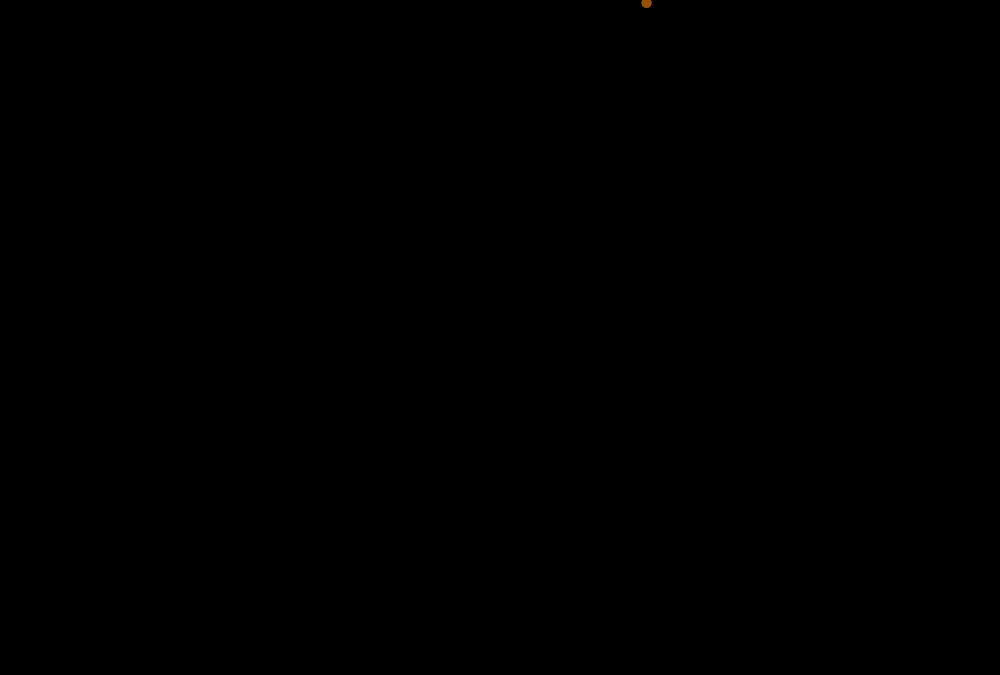
Frame 1 (no input)
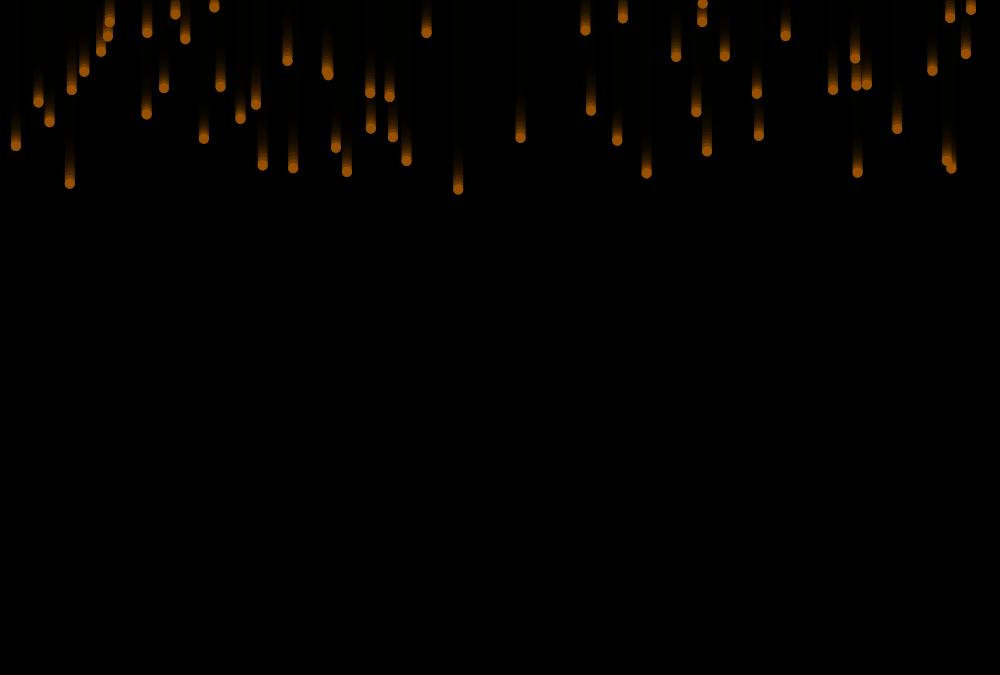
Frame 60 (the mouse pressed at the canvas centre just before this capture)
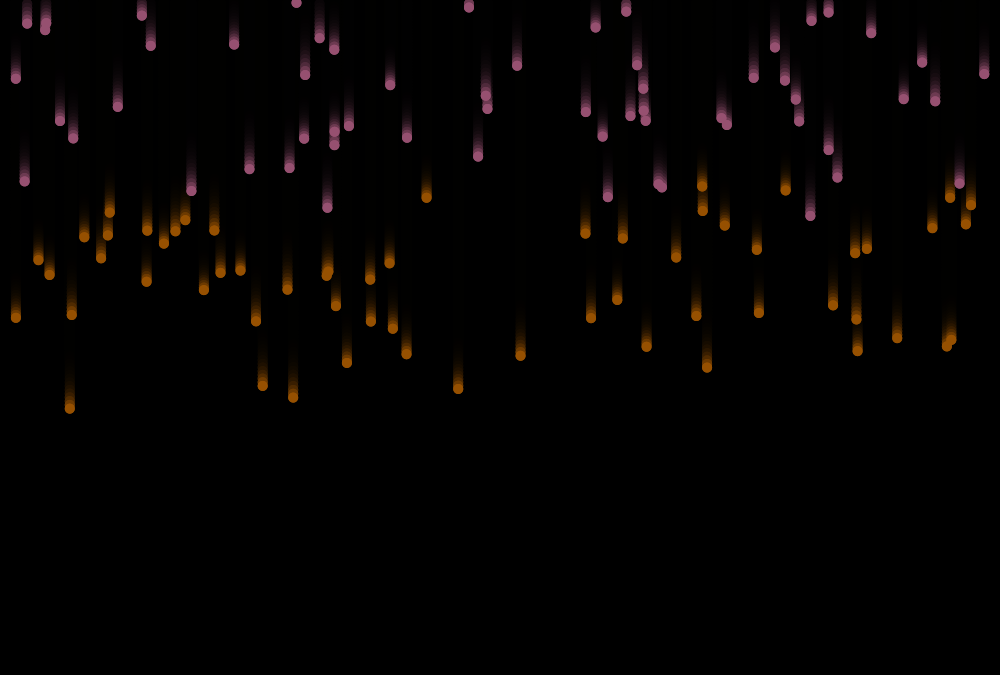
Frame 120 (the mouse held since frame 60 and released just before this capture)

The Processing sketch that drew these frames (run headless with seeded random() and noise(); from frame 60 on, the mouse is pressed at the canvas centre):

// Processing sketch: sketch_161024dHWRain
// ── sketch_161024dHWRain.pde
//<> by Linne S. Huang
//Loop Reference: Daniel Shiffman

Rain[] rain = new Rain[1000];

// A: "the array of the float of rainXPositions"
// float[] rainXPositions = new float[numParticles]

int totalRain = 0;
float rainTail = 0;

void setup() {
  size(1000,675);
  smooth();
  background(0);
  noStroke();
}

void draw() {
  // "draw" the range of rain
  
  //make the rain back to little balls
  //background(0);
  
  rectMode(CENTER);
  fill(0, 0, 0, 70); // the opacity applies to rain-tails
  rect(width / 2, height / 2, width, height);

  rain[totalRain] = new Rain();
  totalRain++ ;

  if (totalRain >= rain.length) {
    totalRain = 0; //Start over
  }

  for (int i = 0; i < totalRain; i++ ) { 
    rain[i].drop();
    rain[i].display();
  }

}

//// make short rain or long rain
//void keyPressed()
//  {
//    if (keyCode == UP) {
//      k += 3;
//    } else if (keyCode == DOWN) {
//      k -= 3f;
//    }
//  }

// define class
class Rain { 
  float RainX, RainY;
  float RainRadius;
  float RainSpeed;
  color RainColor;

  // Parameters for rain
  Rain () {
    RainRadius = 10; // mini rain
    RainX = random(width); // anywhere on X
    RainY = 0; // but start with the same "skyline"
    RainColor = color(150, 80, mouseY/3);
    RainSpeed = random(2.5f, 4);
  }
  
  void drop() {
    RainY += RainSpeed;
  }
    
  void display() {
    for (int i = 2; i < 4; i++) { 
      noStroke();
      fill(RainColor);
      ellipse(RainX, RainY, RainRadius, RainRadius);
    }
  }

}
